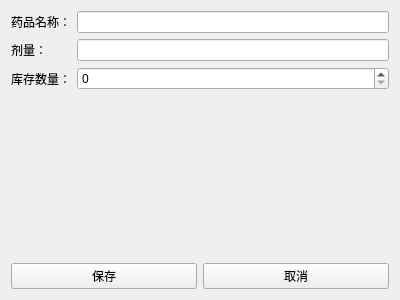
<?xml version="1.0" encoding="UTF-8"?>
<ui version="4.0">
 <class>MedicineEditView</class>
 <widget class="QWidget" name="MedicineEditView">
  <property name="geometry">
   <rect>
    <x>0</x>
    <y>0</y>
    <width>400</width>
    <height>300</height>
   </rect>
  </property>
  <property name="windowTitle">
   <string>编辑药品信息</string>
  </property>
  <layout class="QVBoxLayout" name="verticalLayout">
   <item>
    <layout class="QFormLayout" name="formLayout">
     <item row="0" column="0">
      <widget class="QLabel" name="labelName">
       <property name="text">
        <string>药品名称：</string>
       </property>
      </widget>
     </item>
     <item row="0" column="1">
      <widget class="QLineEdit" name="txtName"/>
     </item>
     <item row="1" column="0">
      <widget class="QLabel" name="labelDosage">
       <property name="text">
        <string>剂量：</string>
       </property>
      </widget>
     </item>
     <item row="1" column="1">
      <widget class="QLineEdit" name="txtDosage"/>
     </item>
     <item row="2" column="0">
      <widget class="QLabel" name="labelStock">
       <property name="text">
        <string>库存数量：</string>
       </property>
      </widget>
     </item>
     <item row="2" column="1">
      <widget class="QSpinBox" name="spinStock"/>
     </item>
    </layout>
   </item>
   <item>
    <layout class="QHBoxLayout" name="horizontalLayout">
     <item>
      <widget class="QPushButton" name="btnSave">
       <property name="text">
        <string>保存</string>
       </property>
      </widget>
     </item>
     <item>
      <widget class="QPushButton" name="btnCancel">
       <property name="text">
        <string>取消</string>
       </property>
      </widget>
     </item>
    </layout>
   </item>
  </layout>
 </widget>
 <resources/>
 <connections/>
</ui>
